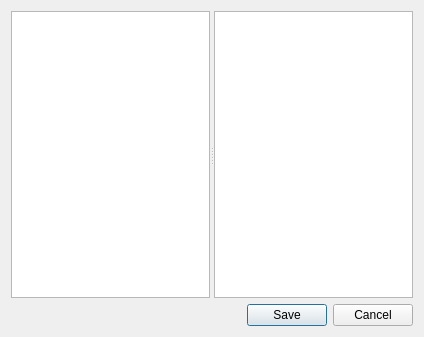
<?xml version="1.0" encoding="UTF-8"?>
<ui version="4.0">
 <class>MetatoolsEditor</class>
 <widget class="QDialog" name="MetatoolsEditor">
  <property name="geometry">
   <rect>
    <x>0</x>
    <y>0</y>
    <width>424</width>
    <height>337</height>
   </rect>
  </property>
  <property name="windowTitle">
   <string>Metadata editor</string>
  </property>
  <layout class="QVBoxLayout" name="verticalLayout">
   <item>
    <widget class="QSplitter" name="splitter">
     <property name="orientation">
      <enum>Qt::Horizontal</enum>
     </property>
     <widget class="QTreeView" name="treeView"/>
     <widget class="QTextEdit" name="textEdit"/>
    </widget>
   </item>
   <item>
    <widget class="QDialogButtonBox" name="buttonBox">
     <property name="orientation">
      <enum>Qt::Horizontal</enum>
     </property>
     <property name="standardButtons">
      <set>QDialogButtonBox::Cancel|QDialogButtonBox::Save</set>
     </property>
    </widget>
   </item>
  </layout>
 </widget>
 <resources/>
 <connections>
  <connection>
   <sender>buttonBox</sender>
   <signal>accepted()</signal>
   <receiver>MetatoolsEditor</receiver>
   <slot>accept()</slot>
   <hints>
    <hint type="sourcelabel">
     <x>248</x>
     <y>254</y>
    </hint>
    <hint type="destinationlabel">
     <x>157</x>
     <y>274</y>
    </hint>
   </hints>
  </connection>
  <connection>
   <sender>buttonBox</sender>
   <signal>rejected()</signal>
   <receiver>MetatoolsEditor</receiver>
   <slot>reject()</slot>
   <hints>
    <hint type="sourcelabel">
     <x>316</x>
     <y>260</y>
    </hint>
    <hint type="destinationlabel">
     <x>286</x>
     <y>274</y>
    </hint>
   </hints>
  </connection>
 </connections>
</ui>
